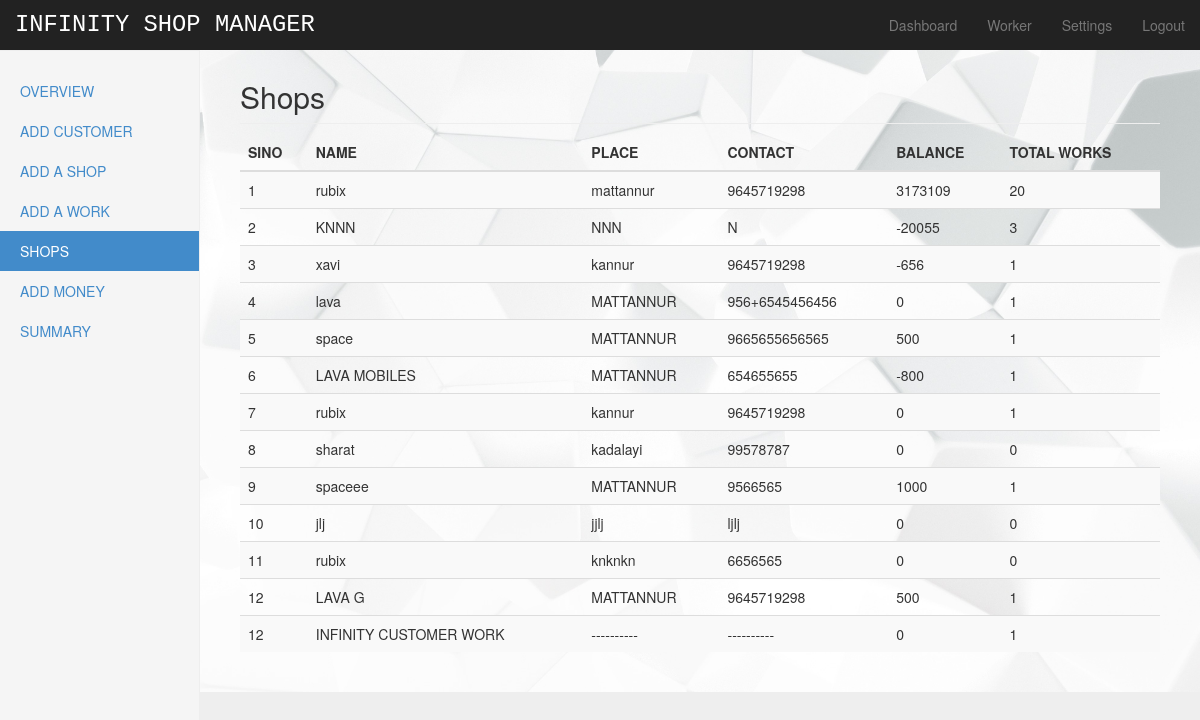
/php/shops.php, run on the app's committed database.
### tables this page shows
CREATE TABLE IF NOT EXISTS `shops` (
  `id` int(50) NOT NULL AUTO_INCREMENT,
  `name` varchar(50) NOT NULL,
  `place` varchar(50) NOT NULL,
  `contact` varchar(20) NOT NULL,
  `balance` int(60) NOT NULL,
  `works_pending` int(20) NOT NULL,
  `total_works_given` int(20) NOT NULL,
  `total_money_given` int(100) NOT NULL,
  PRIMARY KEY (`id`)
);

### php/shops.php (the view, shortened to what this page needs)
<!DOCTYPE html>
<html lang="en">
  <head>
    <link href="css/bootstrap.min.css" rel="stylesheet">
    <link href="css/dashboard.css" rel="stylesheet">
  </head>
  <body>
    <div class="navbar navbar-inverse navbar-fixed-top" role="navigation">
      <div class="container-fluid">
        <div class="navbar-header">
          <a class="navbar-brand" href="#">INFINITY SHOP MANAGER</a>
        </div>
        <div class="navbar-collapse collapse">
          <ul class="nav navbar-nav navbar-right">  <li><a class= "active" href="home.php">Dashboard</a></li>
            <li ><a href="worker.php">Worker</a></li>
            <li><a href="settings.php">Settings</a></li>
            <li><a href="logout.php">Logout</a></li>
          </ul>
        </div>
      </div>
    </div>
    <div class="container-fluid">
      <div class="row">
        <div class="col-sm-3 col-md-2 sidebar">
          <ul class="nav nav-sidebar">
            <li ><a href="home.php">OVERVIEW</a></li>
             <li ><a href="add_customer.php">ADD CUSTOMER</a></li>
            <li ><a href="add_shop.php">ADD A SHOP</a></li>
            <li ><a href="add_work.php">ADD A WORK</a></li>
            <li class="active"><a href="shops.php">SHOPS</a></li>
            <li ><a href="add_money.php">ADD MONEY</a></li>
            <li><a href="account.php">SUMMARY</a></li>
          </ul>
        </div>
        <div class="col-sm-9 col-sm-offset-3 col-md-10 col-md-offset-2 main" style="background-image:url('images/1.jpg') ;background-repeat: no-repeat; background-position: center;background-size: cover;">
<?Php
		            require_once('db_connect.php');
           $q="Select `shops`.id as id,count(*) as m,sum(amount) as am ,total_money_given as tot    from `shops` join `works` on `shops`.id=`works`.shop_id  group by `shops`.id  ; ";
          	$res=mysqli_query($con,$q) ;
           while($row=mysqli_fetch_array($res))
           {
             $id=$row['id'];
             $p=$row['m'];
		  $tot=$row['tot'];
            $balance=$row['am'];
		$balance=$balance-$tot;
            $qu="UPDATE `shops` SET works_pending=$p , balance=$balance WHERE id=$id";
            mysqli_query($con,$qu);
           }
					$q="SELECT * FROM `shops` ;";
					$res=mysqli_query($con,$q);
					$i=0;
					echo "<h2 class='sub-header'>Shops</h2>
          <div class='table-responsive'>
            <table class='table table-striped'>
              <thead>
                <tr>
                  <th>SINO</th>
                  <th>NAME</th>
                  <th>PLACE</th>
                  <th>CONTACT</th>
                  <th>BALANCE</th>
				  <th>TOTAL WORKS</th>
                </tr>
              </thead>
              <tbody>";
					while($row=mysqli_fetch_array($res))
					{
						$i++;
            $id=$row['id'];
						$name=$row['name'];
						$plce=$row['place'];
						$cnt=$row['contact'];
						$bal=$row['balance'];
						$total=$row['total_works_given'];
						echo "<tr  class='clickable-row' data-href='shop_home.php?id=$id&name=$name'>
                  <td>$i</td>
                <td>  $name</td>
                  <td>$plce</td>
                  <td>$cnt</td>
                  <td>$bal</td>
				  <td>$total</td>
                </tr>";
					}
                                        $sql="SELECT sum(amount) as tot FROM `customer` WHERE payment=0;";
                                        $res=  mysqli_query($con, $sql);
                                        $row=  mysqli_fetch_array($res);
                                        $am=$row['tot'];
                                         $sql="SELECT count(*) as tot FROM `customer` ;";
                                        $res=  mysqli_query($con, $sql);
                                        $row=  mysqli_fetch_array($res);
                                       $c=$row['tot'];
                                        echo "<tr  class='clickable-row' data-href='infinity.php'>
                  <td>$i</td>
                <td>INFINITY CUSTOMER WORK</td>
                  <td>----------</td>
                  <td>----------</td>
                  <td>$am</td>
				  <td>$c</td>
                </tr>";
?>
              </tbody>
            </table>
          </div>
        </div>
      </div>
    </div>
  </body>
</html>

### php/css/dashboard.css (style rules this page uses)
body { padding-top: 50px; }
.sub-header { padding-bottom: 10px; border-bottom: 1px solid #eee; }
.navbar-fixed-top { border: 0; }
.navbar-brand { font-family: monospace; font-size: 170%; color: white; }
.sidebar { display: none; }
@media (min-width: 768px) { .sidebar { position: fixed; top: 51px; bottom: 0; left: 0; z-index: 1000; display: block; padding: 20px; overflow-x: hidden; overflow-y: auto; background-color: #f5f5f5; border-right: 1px solid #eee; } }
.nav-sidebar { margin-right: -21px; margin-bottom: 20px; margin-left: -20px; }
.nav-sidebar > li > a { padding-right: 20px; padding-left: 20px; }
.nav-sidebar > .active > a, .nav-sidebar > .active > a:hover, .nav-sidebar > .active > a:focus { color: #fff; background-color: #428bca; }
.main { padding: 20px; }
@media (min-width: 768px) { .main { padding-right: 40px; padding-left: 40px; } }
body { padding-top: 40px; padding-bottom: 40px; background-color: #eee; }

### data on the page
shops: name "rubix", place "mattannur", contact "9645719298", balance "3173109", total_works_given "20"
shops: name "KNNN", place "NNN", contact "N", balance "-20055", total_works_given "3"
shops: name "xavi", place "kannur", contact "9645719298", balance "-656", total_works_given "1"
shops: name "lava", place "MATTANNUR", contact "956+6545456456", balance "0", total_works_given "1"
shops: name "space", place "MATTANNUR", contact "9665655656565", balance "500", total_works_given "1"
shops: name "LAVA MOBILES", place "MATTANNUR", contact "654655655", balance "-800", total_works_given "1"
shops: name "rubix", place "kannur", contact "9645719298", balance "0", total_works_given "1"
shops: name "sharat", place "kadalayi", contact "99578787", balance "0", total_works_given "0"
shops: name "spaceee", place "MATTANNUR", contact "9566565", balance "1000", total_works_given "1"
shops: name "jlj", place "jjlj", contact "ljlj", balance "0", total_works_given "0"
shops: name "rubix", place "knknkn", contact "6656565", balance "0", total_works_given "0"
shops: name "LAVA G", place "MATTANNUR", contact "9645719298", balance "500", total_works_given "1"

### other printed values
$i "12"
$am "0"
$c "1"
